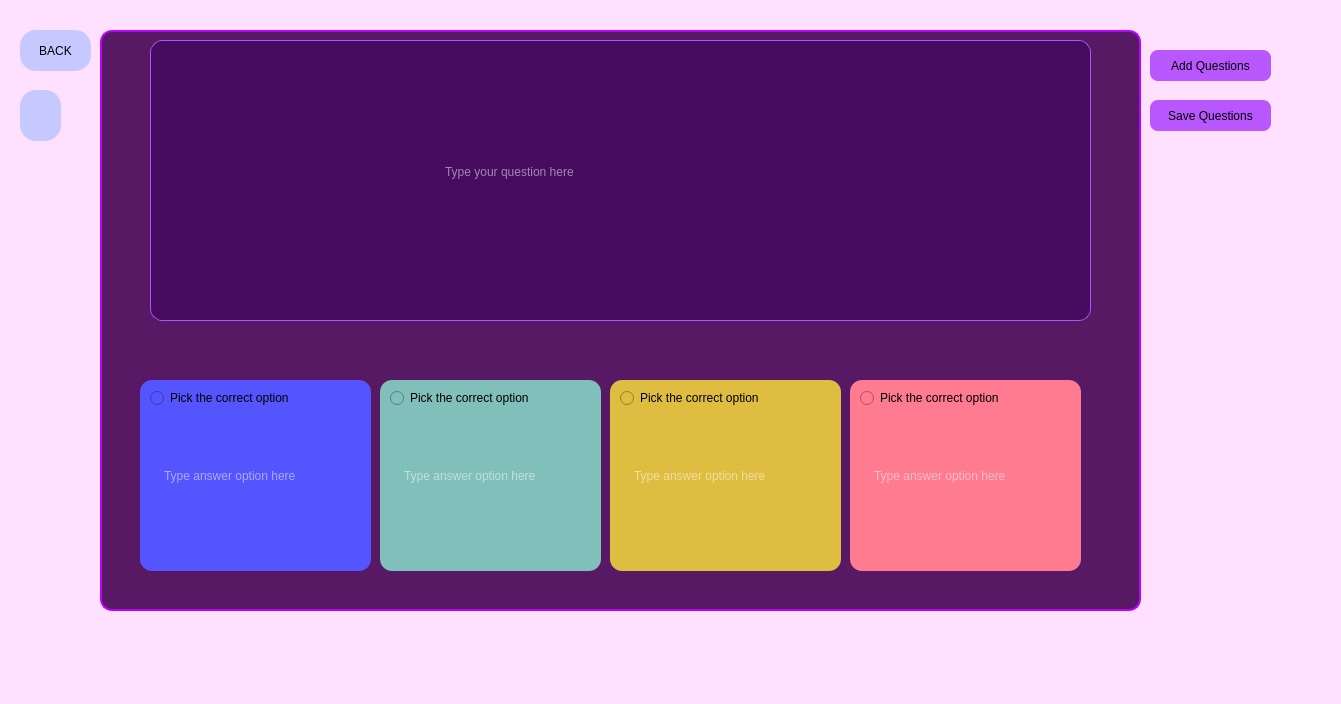
<?xml version="1.0" encoding="UTF-8"?>
<ui version="4.0">
 <class>MainWindow</class>
 <widget class="QMainWindow" name="MainWindow">
  <property name="geometry">
   <rect>
    <x>0</x>
    <y>0</y>
    <width>1341</width>
    <height>704</height>
   </rect>
  </property>
  <property name="windowTitle">
   <string>MainWindow</string>
  </property>
  <property name="styleSheet">
   <string notr="true">background-color: rgb(255, 224, 255);</string>
  </property>
  <widget class="QWidget" name="centralwidget">
   <widget class="QLabel" name="label">
    <property name="geometry">
     <rect>
      <x>100</x>
      <y>30</y>
      <width>1041</width>
      <height>581</height>
     </rect>
    </property>
    <property name="styleSheet">
     <string notr="true">background-color:rgb(87, 25, 100);
border-radius:15px;
border-radius: 12px;
border: 2px solid rgb(191, 0, 255);</string>
    </property>
    <property name="text">
     <string/>
    </property>
   </widget>
   <widget class="QTextEdit" name="question">
    <property name="geometry">
     <rect>
      <x>150</x>
      <y>40</y>
      <width>941</width>
      <height>281</height>
     </rect>
    </property>
    <property name="maximumSize">
     <size>
      <width>8765</width>
      <height>16777215</height>
     </size>
    </property>
    <property name="styleSheet">
     <string notr="true">background-color:rgb(71, 12, 95);
font: 32pt &quot;Sitka Display&quot;;
color:rgb(255, 255, 255);
border-radius: 12px;
border: 1px solid rgb(171, 87, 255);
padding-top:120px;
padding-left:290px;
</string>
    </property>
    <property name="placeholderText">
     <string>Type your question here </string>
    </property>
   </widget>
   <widget class="QTextEdit" name="ans2">
    <property name="geometry">
     <rect>
      <x>380</x>
      <y>380</y>
      <width>221</width>
      <height>191</height>
     </rect>
    </property>
    <property name="styleSheet">
     <string notr="true">background-color:rgb(129, 191, 187);
font: 75 12pt &quot;Sitka Display&quot;;
border-radius: 12px;
padding-top:85px;
padding-left:20px;
color:rgb(255, 255, 255);</string>
    </property>
    <property name="placeholderText">
     <string>Type answer option here</string>
    </property>
   </widget>
   <widget class="QTextEdit" name="ans1">
    <property name="geometry">
     <rect>
      <x>140</x>
      <y>380</y>
      <width>231</width>
      <height>191</height>
     </rect>
    </property>
    <property name="styleSheet">
     <string notr="true">background-color:rgb(85, 85, 255);
font: 75 12pt &quot;Sitka Display&quot;;
border-radius: 12px;
padding-top:85px;
padding-left:20px;
color:rgb(255, 255, 255);</string>
    </property>
    <property name="placeholderText">
     <string>Type answer option here</string>
    </property>
   </widget>
   <widget class="QTextEdit" name="ans3">
    <property name="geometry">
     <rect>
      <x>610</x>
      <y>380</y>
      <width>231</width>
      <height>191</height>
     </rect>
    </property>
    <property name="styleSheet">
     <string notr="true">background-color:rgb(223, 189, 64);
font: 75 12pt &quot;Sitka Display&quot;;
border-radius: 12px;
padding-top:85px;
padding-left:20px;
color:rgb(255, 255, 255);</string>
    </property>
    <property name="placeholderText">
     <string>Type answer option here</string>
    </property>
   </widget>
   <widget class="QTextEdit" name="ans4">
    <property name="geometry">
     <rect>
      <x>850</x>
      <y>380</y>
      <width>231</width>
      <height>191</height>
     </rect>
    </property>
    <property name="styleSheet">
     <string notr="true">background-color:rgb(255, 123, 143);
font: 75 12pt &quot;Sitka Display&quot;;
border-radius: 12px;
padding-top:85px;
padding-left:20px;
color:rgb(255, 255, 255);</string>
    </property>
    <property name="placeholderText">
     <string>Type answer option here</string>
    </property>
   </widget>
   <widget class="QPushButton" name="savebtn">
    <property name="geometry">
     <rect>
      <x>1150</x>
      <y>100</y>
      <width>121</width>
      <height>31</height>
     </rect>
    </property>
    <property name="styleSheet">
     <string notr="true">font: 75 15pt &quot;Sitka Display&quot;;
background-color:rgb(185, 87, 255);
border-radius: 8px;</string>
    </property>
    <property name="text">
     <string>Save Questions</string>
    </property>
   </widget>
   <widget class="QPushButton" name="savebtn_2">
    <property name="geometry">
     <rect>
      <x>1150</x>
      <y>50</y>
      <width>121</width>
      <height>31</height>
     </rect>
    </property>
    <property name="styleSheet">
     <string notr="true">font: 75 15pt &quot;Sitka Display&quot;;
background-color:rgb(185, 87, 255);
border-radius: 8px;</string>
    </property>
    <property name="text">
     <string>Add Questions</string>
    </property>
   </widget>
   <widget class="QPushButton" name="pushButton">
    <property name="geometry">
     <rect>
      <x>20</x>
      <y>30</y>
      <width>71</width>
      <height>41</height>
     </rect>
    </property>
    <property name="styleSheet">
     <string notr="true">QPushButton{
background-color:rgb(197, 201,255);
font: 63 12pt &quot;Segoe UI Variable Small Semibol&quot;;
border-radius: 16px;
}
QPushButton:pressed{

background-color: rgb(209, 199, 199);
}</string>
    </property>
    <property name="text">
     <string>BACK</string>
    </property>
   </widget>
   <widget class="QRadioButton" name="radioButton">
    <property name="geometry">
     <rect>
      <x>150</x>
      <y>390</y>
      <width>191</width>
      <height>16</height>
     </rect>
    </property>
    <property name="styleSheet">
     <string notr="true">background-color:rgb(85, 85, 255);
font: 75 12pt &quot;Sitka Display&quot;;</string>
    </property>
    <property name="text">
     <string>Pick the correct option</string>
    </property>
   </widget>
   <widget class="QRadioButton" name="radioButton_2">
    <property name="geometry">
     <rect>
      <x>390</x>
      <y>390</y>
      <width>191</width>
      <height>16</height>
     </rect>
    </property>
    <property name="styleSheet">
     <string notr="true">background-color:rgb(129, 191, 187);
font: 75 12pt &quot;Sitka Display&quot;;</string>
    </property>
    <property name="text">
     <string>Pick the correct option</string>
    </property>
   </widget>
   <widget class="QRadioButton" name="radioButton_3">
    <property name="geometry">
     <rect>
      <x>620</x>
      <y>390</y>
      <width>191</width>
      <height>16</height>
     </rect>
    </property>
    <property name="styleSheet">
     <string notr="true">background-color:rgb(223, 189, 64);
font: 75 12pt &quot;Sitka Display&quot;;</string>
    </property>
    <property name="text">
     <string>Pick the correct option</string>
    </property>
   </widget>
   <widget class="QRadioButton" name="radioButton_4">
    <property name="geometry">
     <rect>
      <x>860</x>
      <y>390</y>
      <width>191</width>
      <height>16</height>
     </rect>
    </property>
    <property name="styleSheet">
     <string notr="true">background-color:rgb(255, 123, 143);
font: 75 12pt &quot;Sitka Display&quot;;</string>
    </property>
    <property name="text">
     <string>Pick the correct option</string>
    </property>
   </widget>
   <widget class="QLabel" name="label_2">
    <property name="geometry">
     <rect>
      <x>880</x>
      <y>0</y>
      <width>1381</width>
      <height>781</height>
     </rect>
    </property>
    <property name="text">
     <string/>
    </property>
   </widget>
   <widget class="QLabel" name="label_3">
    <property name="geometry">
     <rect>
      <x>20</x>
      <y>90</y>
      <width>41</width>
      <height>51</height>
     </rect>
    </property>
    <property name="styleSheet">
     <string notr="true">
background-color:rgb(197, 201,255);
font: 63 19pt &quot;Segoe UI Variable Small Semibol&quot;;
border-radius: 16px;
padding left: 45px;</string>
    </property>
    <property name="text">
     <string/>
    </property>
   </widget>
   <zorder>pushButton</zorder>
   <zorder>label_2</zorder>
   <zorder>label</zorder>
   <zorder>question</zorder>
   <zorder>savebtn</zorder>
   <zorder>savebtn_2</zorder>
   <zorder>ans1</zorder>
   <zorder>ans2</zorder>
   <zorder>ans3</zorder>
   <zorder>ans4</zorder>
   <zorder>radioButton</zorder>
   <zorder>radioButton_2</zorder>
   <zorder>radioButton_3</zorder>
   <zorder>radioButton_4</zorder>
   <zorder>label_3</zorder>
  </widget>
  <widget class="QMenuBar" name="menubar">
   <property name="geometry">
    <rect>
     <x>0</x>
     <y>0</y>
     <width>1341</width>
     <height>18</height>
    </rect>
   </property>
  </widget>
  <widget class="QStatusBar" name="statusbar"/>
 </widget>
 <resources/>
 <connections/>
</ui>
